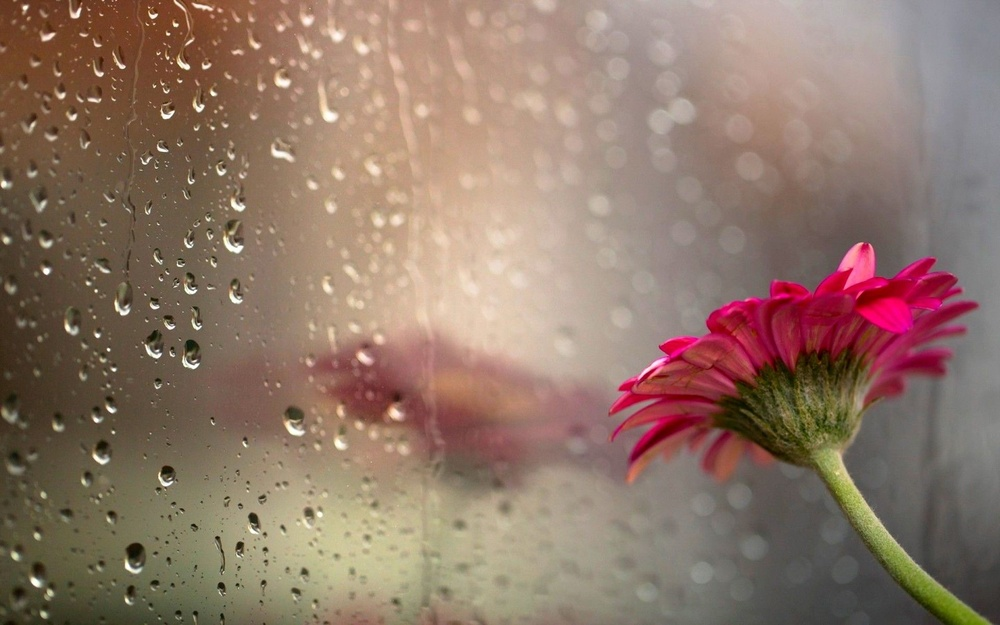
#> input picture neighborhood/original.jpg, 1000 x 625 px, shrunk from 1920 x 1200 before the run
$ python -i edge_detection.py   (imports and definitions only)
#> lines starting #> are read from the running program, lines starting #| are printed output that depends on the picture
#> further down, picture is the input picture: shape (625, 1000, 3); mean B, G, R 104.7, 119.1, 143.4
import cv2
import numpy as np

class EdgeDetector:

	def detect_edges(self, image):

	    gray = cv2.cvtColor(image, cv2.COLOR_BGR2GRAY)
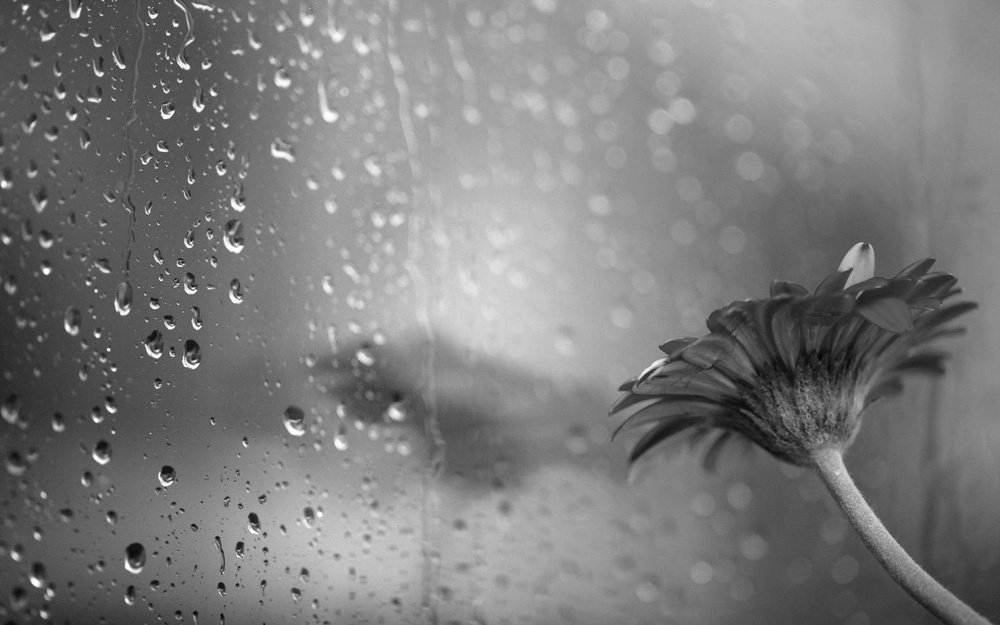
#> gray: shape (625, 1000); min 7, max 255, mean 124.7
	    blur = cv2.GaussianBlur(gray, (5, 5), 0)
	    canny = cv2.Canny(blur, 10, 70)
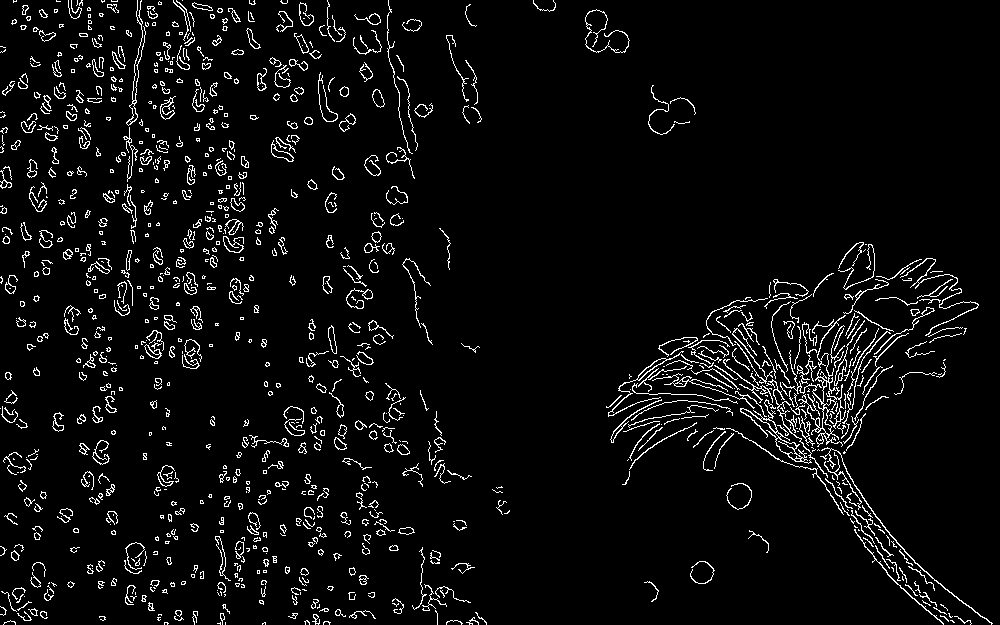
#> canny: shape (625, 1000); 4.9% white in thin lines or dots
	    _, mask = cv2.threshold(canny, 70, 255, cv2.THRESH_BINARY)

	    return mask

>>> import cv2
>>> picture = cv2.imread('neighborhood/original.jpg')
>>> result = EdgeDetector().detect_edges(picture)
